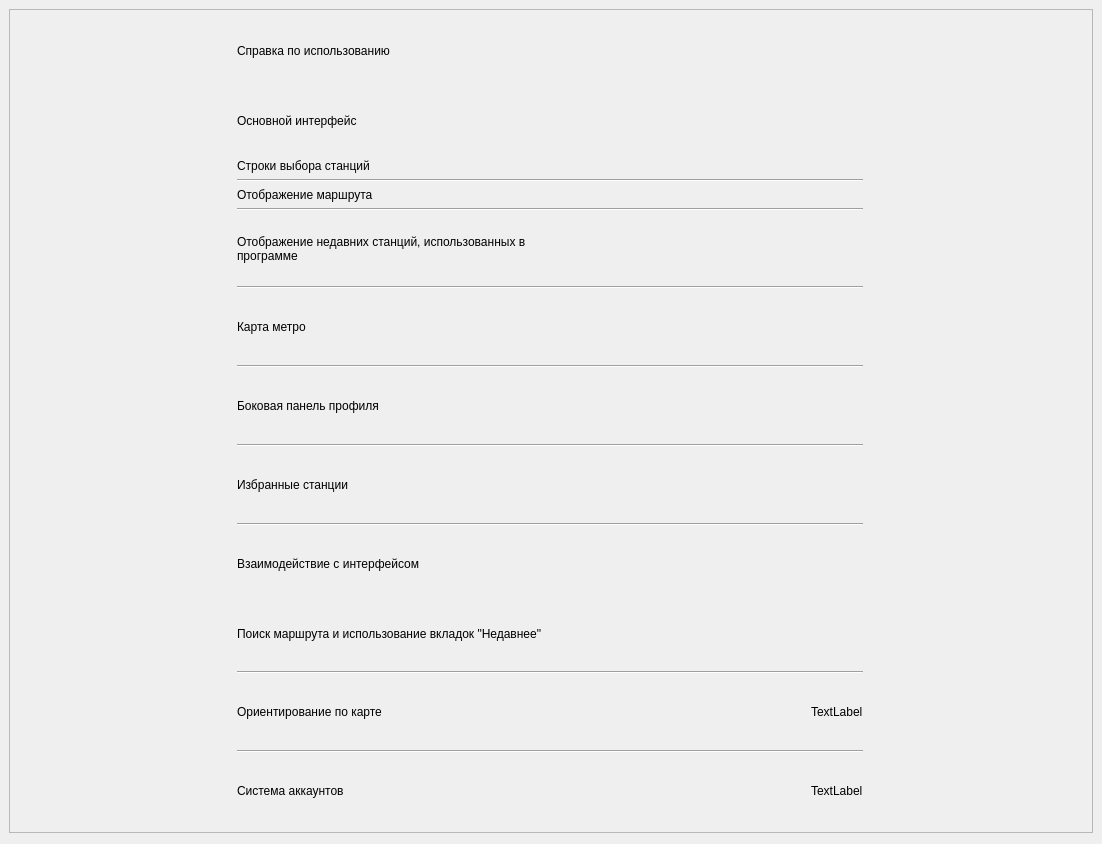
<?xml version="1.0" encoding="UTF-8"?>
<ui version="4.0">
 <class>MainWindow</class>
 <widget class="QMainWindow" name="MainWindow">
  <property name="enabled">
   <bool>true</bool>
  </property>
  <property name="geometry">
   <rect>
    <x>0</x>
    <y>0</y>
    <width>1102</width>
    <height>844</height>
   </rect>
  </property>
  <property name="windowTitle">
   <string>MainWindow</string>
  </property>
  <widget class="QWidget" name="centralwidget">
   <property name="sizePolicy">
    <sizepolicy hsizetype="Maximum" vsizetype="Preferred">
     <horstretch>0</horstretch>
     <verstretch>0</verstretch>
    </sizepolicy>
   </property>
   <layout class="QGridLayout" name="gridLayout_2">
    <property name="bottomMargin">
     <number>11</number>
    </property>
    <item row="0" column="0">
     <widget class="QScrollArea" name="scrollArea">
      <property name="widgetResizable">
       <bool>true</bool>
      </property>
      <widget class="QWidget" name="scrollAreaWidgetContents">
       <property name="geometry">
        <rect>
         <x>0</x>
         <y>-243</y>
         <width>1057</width>
         <height>1063</height>
        </rect>
       </property>
       <layout class="QGridLayout" name="gridLayout">
        <item row="1" column="0" colspan="2">
         <widget class="QLabel" name="label_10">
          <property name="styleSheet">
           <string notr="true">font: 20pt &quot;MS Shell Dlg 2&quot;;</string>
          </property>
          <property name="text">
           <string>Основной интерфейс</string>
          </property>
         </widget>
        </item>
        <item row="4" column="0">
         <widget class="QLabel" name="label_4">
          <property name="styleSheet">
           <string notr="true">font: 16pt &quot;MS Shell Dlg 2&quot;;</string>
          </property>
          <property name="text">
           <string>Отображение маршрута</string>
          </property>
         </widget>
        </item>
        <item row="6" column="1">
         <widget class="QLabel" name="label_7">
          <property name="text">
           <string/>
          </property>
          <property name="pixmap">
           <pixmap>../../Downloads/xftDbRPt.jpg</pixmap>
          </property>
         </widget>
        </item>
        <item row="11" column="0" colspan="2">
         <widget class="Line" name="line_7">
          <property name="orientation">
           <enum>Qt::Horizontal</enum>
          </property>
         </widget>
        </item>
        <item row="17" column="1">
         <widget class="QLabel" name="label_15">
          <property name="text">
           <string>TextLabel</string>
          </property>
         </widget>
        </item>
        <item row="15" column="0">
         <widget class="QLabel" name="label_12">
          <property name="styleSheet">
           <string notr="true">font: 11pt &quot;MS Shell Dlg 2&quot;;</string>
          </property>
          <property name="text">
           <string>Поиск маршрута и использование вкладок &quot;Недавнее&quot;</string>
          </property>
         </widget>
        </item>
        <item row="8" column="0">
         <widget class="QLabel" name="label_8">
          <property name="styleSheet">
           <string notr="true">font: 16pt &quot;MS Shell Dlg 2&quot;;</string>
          </property>
          <property name="text">
           <string>Карта метро</string>
          </property>
          <property name="wordWrap">
           <bool>true</bool>
          </property>
         </widget>
        </item>
        <item row="9" column="0" colspan="2">
         <widget class="Line" name="line_6">
          <property name="orientation">
           <enum>Qt::Horizontal</enum>
          </property>
         </widget>
        </item>
        <item row="2" column="0">
         <widget class="QLabel" name="label_2">
          <property name="sizePolicy">
           <sizepolicy hsizetype="Minimum" vsizetype="Preferred">
            <horstretch>0</horstretch>
            <verstretch>0</verstretch>
           </sizepolicy>
          </property>
          <property name="minimumSize">
           <size>
            <width>350</width>
            <height>0</height>
           </size>
          </property>
          <property name="maximumSize">
           <size>
            <width>350</width>
            <height>350</height>
           </size>
          </property>
          <property name="styleSheet">
           <string notr="true">font: 16pt &quot;MS Shell Dlg 2&quot;;</string>
          </property>
          <property name="text">
           <string>Строки выбора станций</string>
          </property>
         </widget>
        </item>
        <item row="16" column="0" colspan="2">
         <widget class="Line" name="line_5">
          <property name="orientation">
           <enum>Qt::Horizontal</enum>
          </property>
         </widget>
        </item>
        <item row="2" column="1">
         <widget class="QLabel" name="label_3">
          <property name="sizePolicy">
           <sizepolicy hsizetype="Fixed" vsizetype="Fixed">
            <horstretch>0</horstretch>
            <verstretch>0</verstretch>
           </sizepolicy>
          </property>
          <property name="text">
           <string/>
          </property>
          <property name="pixmap">
           <pixmap>../../Downloads/Скриншот-05-11-2023 22_49_30.jpg</pixmap>
          </property>
         </widget>
        </item>
        <item row="0" column="0" colspan="2">
         <widget class="QLabel" name="label">
          <property name="sizePolicy">
           <sizepolicy hsizetype="Preferred" vsizetype="Minimum">
            <horstretch>0</horstretch>
            <verstretch>0</verstretch>
           </sizepolicy>
          </property>
          <property name="styleSheet">
           <string notr="true">font: 24pt &quot;MS Shell Dlg 2&quot;;</string>
          </property>
          <property name="text">
           <string>Справка по использованию</string>
          </property>
         </widget>
        </item>
        <item row="4" column="1">
         <widget class="QLabel" name="label_5">
          <property name="sizePolicy">
           <sizepolicy hsizetype="Fixed" vsizetype="Fixed">
            <horstretch>0</horstretch>
            <verstretch>0</verstretch>
           </sizepolicy>
          </property>
          <property name="maximumSize">
           <size>
            <width>1848</width>
            <height>16777215</height>
           </size>
          </property>
          <property name="text">
           <string/>
          </property>
          <property name="pixmap">
           <pixmap>../../Downloads/EysGBuQq.jpg</pixmap>
          </property>
         </widget>
        </item>
        <item row="13" column="0" colspan="2">
         <widget class="Line" name="line_3">
          <property name="orientation">
           <enum>Qt::Horizontal</enum>
          </property>
         </widget>
        </item>
        <item row="14" column="0" colspan="2">
         <widget class="QLabel" name="label_11">
          <property name="styleSheet">
           <string notr="true">font: 18pt &quot;MS Shell Dlg 2&quot;;</string>
          </property>
          <property name="text">
           <string>Взаимодействие с интерфейсом</string>
          </property>
         </widget>
        </item>
        <item row="5" column="0" colspan="2">
         <widget class="Line" name="line_2">
          <property name="orientation">
           <enum>Qt::Horizontal</enum>
          </property>
         </widget>
        </item>
        <item row="10" column="1">
         <widget class="QLabel" name="label_17">
          <property name="text">
           <string/>
          </property>
          <property name="pixmap">
           <pixmap>../../Downloads/Скриншот-14-11-2023 09_28_28.jpg</pixmap>
          </property>
         </widget>
        </item>
        <item row="6" column="0">
         <widget class="QLabel" name="label_6">
          <property name="styleSheet">
           <string notr="true">font: 14pt &quot;MS Shell Dlg 2&quot;;</string>
          </property>
          <property name="text">
           <string>Отображение недавних станций, использованных в программе</string>
          </property>
          <property name="wordWrap">
           <bool>true</bool>
          </property>
         </widget>
        </item>
        <item row="19" column="0">
         <widget class="QLabel" name="label_20">
          <property name="styleSheet">
           <string notr="true">font: 16pt &quot;MS Shell Dlg 2&quot;;</string>
          </property>
          <property name="text">
           <string>Система аккаунтов</string>
          </property>
         </widget>
        </item>
        <item row="10" column="0">
         <widget class="QLabel" name="label_16">
          <property name="styleSheet">
           <string notr="true">font: 16pt &quot;MS Shell Dlg 2&quot;;</string>
          </property>
          <property name="text">
           <string>Боковая панель профиля</string>
          </property>
         </widget>
        </item>
        <item row="8" column="1">
         <widget class="QLabel" name="label_9">
          <property name="text">
           <string/>
          </property>
          <property name="pixmap">
           <pixmap>../../Downloads/Скриншот-05-11-2023 22_19_34.jpg</pixmap>
          </property>
         </widget>
        </item>
        <item row="3" column="0" colspan="2">
         <widget class="Line" name="line">
          <property name="orientation">
           <enum>Qt::Horizontal</enum>
          </property>
         </widget>
        </item>
        <item row="7" column="0" colspan="2">
         <widget class="Line" name="line_4">
          <property name="orientation">
           <enum>Qt::Horizontal</enum>
          </property>
         </widget>
        </item>
        <item row="12" column="0">
         <widget class="QLabel" name="label_18">
          <property name="styleSheet">
           <string notr="true">font: 16pt &quot;MS Shell Dlg 2&quot;;</string>
          </property>
          <property name="text">
           <string>Избранные станции</string>
          </property>
         </widget>
        </item>
        <item row="12" column="1">
         <widget class="QLabel" name="label_19">
          <property name="text">
           <string/>
          </property>
          <property name="pixmap">
           <pixmap>../../Downloads/Скриншот-14-11-2023 09_28_49.jpg</pixmap>
          </property>
         </widget>
        </item>
        <item row="15" column="1">
         <widget class="QLabel" name="label_13">
          <property name="text">
           <string/>
          </property>
         </widget>
        </item>
        <item row="17" column="0">
         <widget class="QLabel" name="label_14">
          <property name="styleSheet">
           <string notr="true">font: 14pt &quot;MS Shell Dlg 2&quot;;</string>
          </property>
          <property name="text">
           <string>Ориентирование по карте</string>
          </property>
         </widget>
        </item>
        <item row="18" column="0" colspan="2">
         <widget class="Line" name="line_8">
          <property name="orientation">
           <enum>Qt::Horizontal</enum>
          </property>
         </widget>
        </item>
        <item row="19" column="1">
         <widget class="QLabel" name="label_21">
          <property name="text">
           <string>TextLabel</string>
          </property>
         </widget>
        </item>
       </layout>
      </widget>
     </widget>
    </item>
   </layout>
  </widget>
  <action name="action">
   <property name="text">
    <string>Отобразить карту</string>
   </property>
  </action>
  <action name="action_2">
   <property name="text">
    <string>Справка</string>
   </property>
  </action>
  <action name="action_3">
   <property name="text">
    <string>Закрыть приложение</string>
   </property>
  </action>
  <action name="action_4">
   <property name="text">
    <string>Закладки</string>
   </property>
  </action>
  <action name="action_5">
   <property name="text">
    <string>Отобразить маршрут</string>
   </property>
  </action>
 </widget>
 <resources/>
 <connections/>
</ui>
